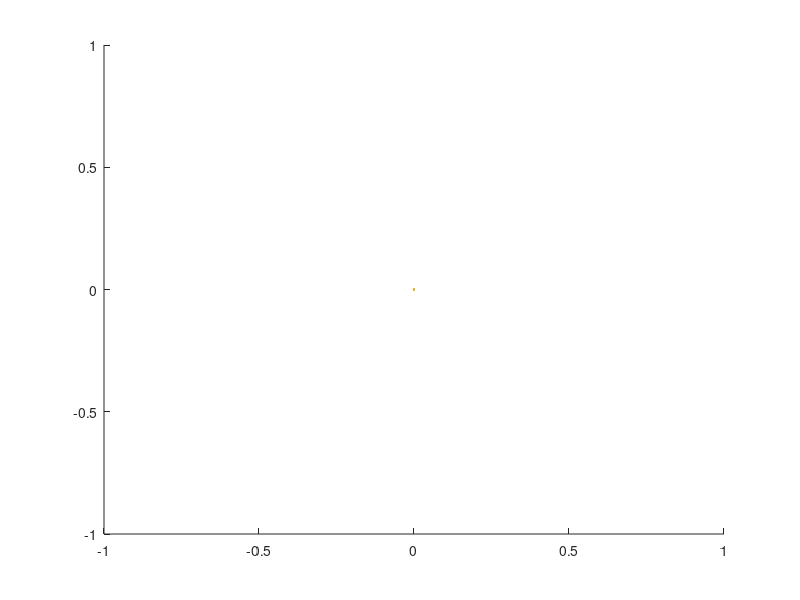

Source code (MATLAB): (Note: this script raises an error after producing the figure.)
clear all
close all

fig1 = figure();
hold on;

qplt(1) = plot(0,0,'linewidth',2.5);
qplt(2) = plot(0,0,'linewidth',2.5);
qplt(3) = plot(0,0,'linewidth',2.5);
ax1 = fig1.Children;
ax1.YLim = [-6, 6];
ax1.XLim = [0, 3000];
legend({'q1' 'q2' 'q3'});


fig3 = figure();
hold on
qplt(4) = plot(0,5.6842,'linewidth',2.5);
qplt(5) = plot(0,4.66442,'linewidth',2.5);
qplt(6) = plot(0,3.584,'linewidth',2.5);
ax3 = fig3.Children;
ax3.YLim = [-6, 6];
ax3.XLim = [0, 3000];
legend({'twa1' 'twa2' 'twa3'});


fig2 = figure();
hold on;
xplt(1) = plot(0,0,'linewidth',2.5);
xplt(2) = plot(0,0,'linewidth',2.5);
ax2 = fig2.Children;
ax2.YLim = [-0.5, 5.5];
ax2.XLim = [0, 3000];

legend({'x' 'y'})


mode = 3;
q_cur = [zeros(3,1);5.6842;4.66442;3.584];
init_twa_homing();
x_des = [5;0;0];
dt = 0.002;
tc = 0;
tf = 2;
q_des = zeros(6,1);
x_cur = zeros(3,1);
t_init = 0;
x_init = zeros(3,1);
robot_moving = 0;

robotmoving = 1;


while robotmoving

[qdes,deltax,tinit,xinit,robotmoving] = taskquintic(mode,q_cur,...
    p_in_m,b_in_w,m_in_w,f_in_w,x_des,...
    tc,tf,q_des,x_cur,t_init,x_init,robot_moving);
q_des = qdes;
q_cur = qdes;   
x_cur = deltax;
t_init = tinit;
x_init = xinit;
robot_moving = robotmoving;
tc = tc + dt;

for i = 1:6
    qplt(i).YData = [qplt(i).YData, q_des(i,1)];
    qplt(i).XData = [qplt(i).XData, qplt(i).XData(end)+1];
    if i < 3
        xplt(i).YData = [xplt(i).YData, x_cur(i,1)];
        xplt(i).XData = [xplt(i).XData, xplt(i).XData(end)+1];
    end
end
% pause(0.001)
end